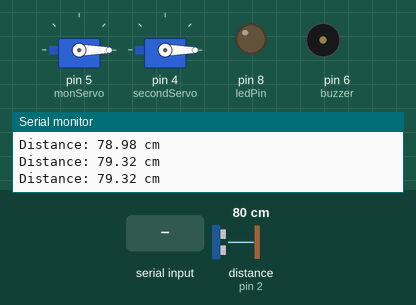
Recording of a sketch running on a simulated Arduino Uno, built with avr-gcc and run on an emulated ATmega328P. Parts: 2 × servo, output pins drawn as LEDs (lit = HIGH), buzzer (waves = sounding, pin HIGH), the last lines printed to the serial monitor. Wiring (inferred from the names in the program): ultrasonic range finder: trigger pin 3; echo pin 2. The inputs (shaded band) are chosen by the test bench; at power-on: distance to the obstacle (sensor on pin 2) 80 cm. The echo pulse lasts 58.3 µs per cm; pins used as bus, display or sensor lines are not drawn.

Above: at 1.7 s.
1.8 s: distance to the obstacle (sensor on pin 2) set to 7 cm
3.3 s: distance to the obstacle (sensor on pin 2) set to 4 cm
At 3.67 s:
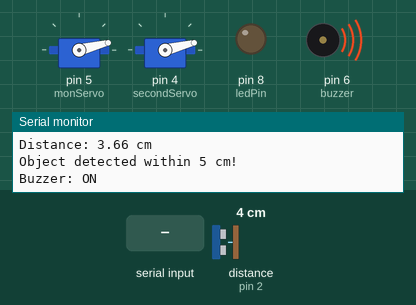
6.3 s: "N" received over Serial
9.3 s: "L" received over Serial
At 11.8 s:
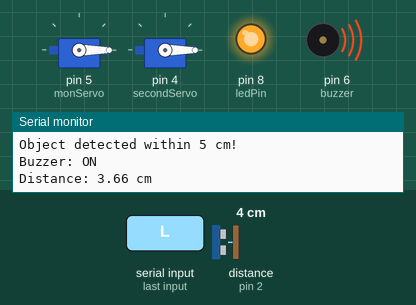
12.3 s: distance to the obstacle (sensor on pin 2) set to 9 cm
At 12.7 s:
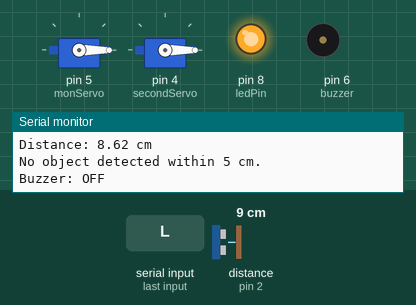
13.8 s: distance to the obstacle (sensor on pin 2) set to 2 cm
At 14.33 s:
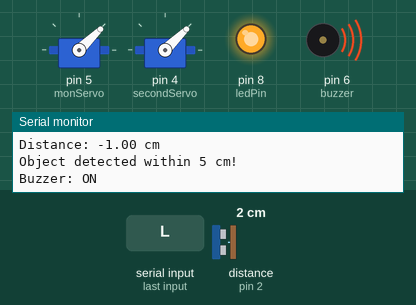
Timing chart, 0 to 17.8 s (numbered marks = the images above; inputs shaded):
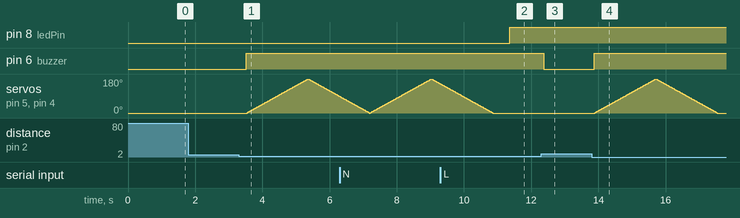

The sketch:

arduinocode.ino
```cpp
#include <Servo.h>

// Servo motors
Servo monServo;
Servo secondServo;

// Pins
#define echoPin 2
#define trigPin 3
const int buzzer = 6;
const int ledPin = 8;

// Variables
long duration;
float distance;
bool isObjectDetected = false; // State for object detection
bool buzzer_state = false;     // State for buzzer activation

void setup() {
  Serial.begin(9600);

  // Pin modes
  pinMode(trigPin, OUTPUT);
  pinMode(echoPin, INPUT);
  pinMode(buzzer, OUTPUT);
  pinMode(ledPin, OUTPUT);

  // Attach and initialize servos
  monServo.attach(5);
  secondServo.attach(4);
  monServo.write(0);
  secondServo.write(0);
  delay(500);
}

void loop() {
  // Measure distance
  distance = measureDistance();
  Serial.print("Distance: ");
  Serial.print(distance);
  Serial.println(" cm");

  // Object detection logic
  if (distance <= 5 && !isObjectDetected) {
    isObjectDetected = true;
    activateBuzzer(true);

    // Print object detection status
    Serial.println("Object detected within 5 cm!");
    Serial.println("Buzzer: ON");

    oscillateServos();
  } else if (distance > 5 && isObjectDetected) {
    isObjectDetected = false;
    activateBuzzer(false);

    // Print status when no object is detected
    Serial.println("No object detected within 5 cm.");
    Serial.println("Buzzer: OFF");

    resetServos();
  }

  // Handle communication with Raspberry Pi
  if (Serial.available() > 0) {
    char response = Serial.read();

    if (response == 'N') { // No person detected
      activateBuzzer(true);
      oscillateServos();
    } else if (response == 'P') { // Person detected
      activateBuzzer(false);
      resetServos();
      digitalWrite(ledPin, LOW);
    } else if (response == 'L') { // Light control
      digitalWrite(ledPin, HIGH);
    }
  }

  delay(500);
}

float measureDistance() {
    digitalWrite(trigPin, LOW);
    delayMicroseconds(2);
    digitalWrite(trigPin, HIGH);
    delayMicroseconds(10);
    digitalWrite(trigPin, LOW);

    duration = pulseIn(echoPin, HIGH, 30000); // 30 ms timeout

    if (duration == 0) {
        return 5; // No valid distance
    }

    float distance = duration * 0.034 / 2;

    // Ignore unrealistic readings
    if (distance < 2 || distance > 400) { // Sensor range is typically 2-400 cm
        return -1; // Invalid distance
    }

    return distance;
}


void activateBuzzer(bool state) {
  buzzer_state = state;
  digitalWrite(buzzer, state ? HIGH : LOW);
}

void oscillateServos() {
  // Oscillate servos between 0 and 180 degrees
  for (int pos = 0; pos <= 180; pos++) {
    monServo.write(pos);
    secondServo.write(pos);
    delay(10); // Adjust movement speed
  }
  for (int pos = 180; pos >= 0; pos--) {
    monServo.write(pos);
    secondServo.write(pos);
    delay(10);
  }
}

void resetServos() {
  // Reset servos to initial position
  monServo.write(0);
  secondServo.write(0);
}
```

Measured:
- the behaviour switches between 6 and 5 cm on distance to the obstacle (sensor on pin 2) (found by bisection; images 0 and 1)
- after the input at 3.3 s, pin 6 (buzzer): LOW → HIGH after 0.22 s; servo on pin 5 (monServo), servo on pin 4 (secondServo): rises from 0° to 180° in 1.8 s, then falls to 88° in 0.94 s
- after the input at 9.3 s, pin 8 (ledPin): LOW → HIGH after 2.1 s
- after the input at 12.3 s, pin 6 (buzzer): HIGH → LOW after 0.07 s
- after the input at 13.8 s, pin 6 (buzzer): LOW → HIGH after 0.08 s; servo on pin 5 (monServo), servo on pin 4 (secondServo): rises from 0° to 180° in 1.8 s, then falls to 0° in 1.8 s
